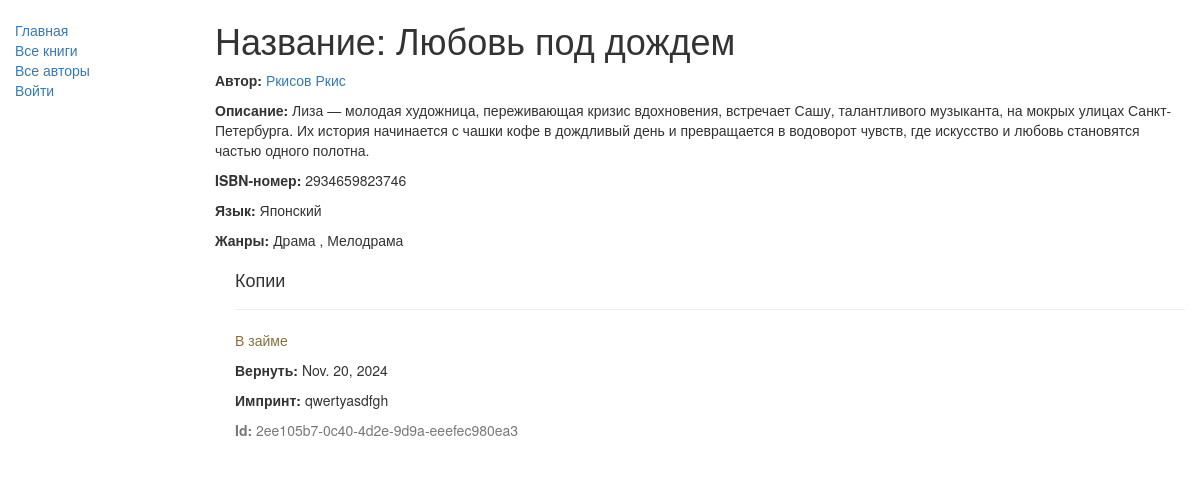
The page /catalog/book/9 on the database its author committed.
### catalog/models.py (models this page shows, shortened)
class Book(models.Model):
    title = models.CharField(max_length=200)
    author = models.ForeignKey('Author', on_delete=models.SET_NULL, null=True)
    summary = models.TextField(max_length=1000, help_text='Enter a brief description of the book')
    isbn = models.CharField('ISBN',
                            max_length=13,
                            help_text='13 Character <a href="https://www.isbn-international.org/content/what-isbn">ISBN number</a>')
    genre = models.ManyToManyField(Genre, help_text='Select a genre for this book')
    language = models.ForeignKey('Language', on_delete=models.SET_NULL, null=True)
    def display_genre(self):
        return ', '.join([ genre.name for genre in self.genre.all()[:3] ])
    display_genre.short_description = 'Genre'

class Author(models.Model):
    first_name = models.CharField(max_length=100)
    last_name = models.CharField(max_length=100)
    date_of_birth = models.DateField(null=True, blank=True)
    date_of_death = models.DateField('Died', null=True, blank=True)
    def __str__(self):
        return f'{self.last_name} {self.first_name}'
    class Meta:
        ordering = ['last_name']

class Language(models.Model):
    name = models.CharField(max_length=200,
                            unique=200,
                            help_text="Enter the book's natural language (e.g. English, French, Japanese etc.)")
    def __str__(self):
        return self.name
    class Meta:
        constraints = [
            UniqueConstraint(
                Lower('name'),
                name = 'language_name_case_insensitive_unique',
                violation_error_message = "Language already exists (case insensitive match)"
            )
    ]

class Genre(models.Model):
    name = models.CharField(max_length=200,
                            help_text='Enter a book genre (e.g. Science Fiction, French Poetry etc.)')
    def __str__(self):
        return self.name

class BookInstance(models.Model):
    id = models.UUIDField(primary_key=True,
                          default=uuid.uuid4,
                          help_text='Unique ID for this particular book across whole library')
    book = models.ForeignKey('Book', on_delete=models.SET_NULL, null=True)
    imprint = models.CharField(max_length=200)
    due_back = models.DateField(null=True, blank=True)
    borrower = models.ForeignKey(User, on_delete=SET_NULL, null=True, blank=True)
    LOAN_STATUS = (
        ('m', 'На обслуживании'),
        ('o', 'В займе'),
        ('a', 'Доступно'),
        ('r', 'Зарезервировано'),
    )
    status = models.CharField(max_length=1,
                              choices=LOAN_STATUS,
                              blank=True,
                              default='m',
                              help_text='Book availability')
    class Meta:
        ordering = ["due_back"]
        permissions = (("can_mark_returned", "Пометить книгу как возвращенную"),)

### catalog/views.py (the view)
# urls.py: path('book/<int:pk>', views.BookDetailView.as_view(), name='book-detail'),
class BookDetailView(generic.DetailView):
    model = Book

### catalog/templates/catalog/book_detail.html (shortened to what this page needs)
{% extends "base_generic.html" %}
{% block content %}
    <h1>Название: {{ book.title }}</h1>
    <p><strong>Автор: </strong> <a href="{% url 'author-detail' book.author.pk %}">{{ book.author }}</a></p>
    <p><strong>Описание: </strong>{{ book.summary }}</p>
    <p><strong>ISBN-номер: </strong> {{ book.isbn }}</p>
    <p><strong>Язык: </strong> {{ book.language }}</p>
    <p><strong>Жанры: </strong>
        {% for genre in book.genre.all %}
                {{ genre }}
            {% if not forloop.last %},
            {% endif %}
        {% endfor %}
    </p>
    <div style="margin-left:20px; margin-top:20px">
        <h4>Копии</h4>
        {% for copy in book.bookinstance_set.all %}
        <hr>
        <p class="{% if copy.status == 'a' %}
                    text-success
                 {% elif copy.status == 'd' %}
                    text-danger
                 {% else %}
                    text-warning
                 {% endif %}">
            {{ copy.get_status_display }}
        </p>
        {% if copy.status != 'a' %}
            <p>
                <strong>Вернуть: </strong>
                {{ copy.due_back }}
            </p>
        {% endif %}
        <p><strong>Импринт: </strong>{{ copy.imprint }}</p>
        <p class="text-muted"><strong>Id:</strong> {{ copy.id }}</p>
        {% endfor %}
    </div>
    <br>
{% endblock %}

### rows shown on the page
Book: title "Любовь под дождем", author "Ркисов Ркис", summary "Лиза — молодая художница, переживающая кризис вдохновения, встречает Сашу, талантливого музыканта, на мокрых улицах Санкт-Петербурга. Их история начинается с чашки кофе в дождливый день и превращается в водоворот чувств, где искусство и любовь становятся частью одного полотна.", isbn "2934659823746", language "Японский"
Genre: name "Драма"
Genre: name "Мелодрама"
BookInstance: status "В займе", due_back "Nov. 20, 2024", imprint "qwertyasdfgh", id "2ee105b7-0c40-4d2e-9d9a-eeefec980ea3"
